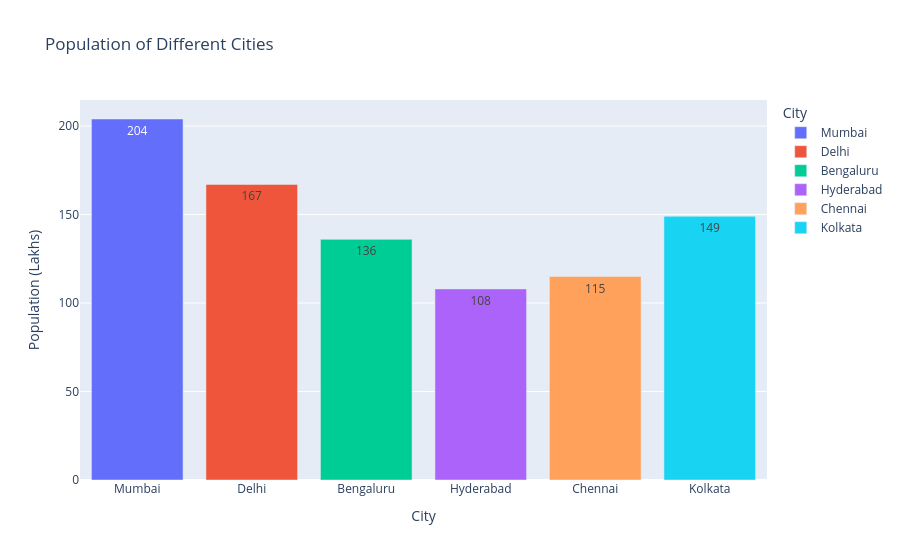

The cell this chart's notebook holds for it:
### Code cell
import pandas as pd
import plotly.express as px

data = {'City': ['Mumbai', 'Delhi', 'Bengaluru', 'Hyderabad', 'Chennai', 'Kolkata'],
        'Population (Lakhs)': [204, 167, 136, 108, 115, 149]}
df = pd.DataFrame(data)

fig = px.bar(df, x='City', y='Population (Lakhs)', color='City',
             title='Population of Different Cities', text='Population (Lakhs)')
fig.show()

### Figure 1 — Plotly figure (JSON) as saved in the notebook; plotly's stock layout.template omitted (floating-point values rounded to 4 significant figures)
{"data": [{"hovertemplate": "City=%{x}<br>Population (Lakhs)=%{text}<extra></extra>", "legendgroup": "Mumbai", "marker": {"color": "#636efa", "pattern": {"shape": ""}}, "name": "Mumbai", "orientation": "v", "showlegend": true, "text": [204.0], "textposition": "auto", "type": "bar", "x": ["Mumbai"], "xaxis": "x", "y": [204], "yaxis": "y"}, {"hovertemplate": "City=%{x}<br>Population (Lakhs)=%{text}<extra></extra>", "legendgroup": "Delhi", "marker": {"color": "#EF553B", "pattern": {"shape": ""}}, "name": "Delhi", "orientation": "v", "showlegend": true, "text": [167.0], "textposition": "auto", "type": "bar", "x": ["Delhi"], "xaxis": "x", "y": [167], "yaxis": "y"}, {"hovertemplate": "City=%{x}<br>Population (Lakhs)=%{text}<extra></extra>", "legendgroup": "Bengaluru", "marker": {"color": "#00cc96", "pattern": {"shape": ""}}, "name": "Bengaluru", "orientation": "v", "showlegend": true, "text": [136.0], "textposition": "auto", "type": "bar", "x": ["Bengaluru"], "xaxis": "x", "y": [136], "yaxis": "y"}, {"hovertemplate": "City=%{x}<br>Population (Lakhs)=%{text}<extra></extra>", "legendgroup": "Hyderabad", "marker": {"color": "#ab63fa", "pattern": {"shape": ""}}, "name": "Hyderabad", "orientation": "v", "showlegend": true, "text": [108.0], "textposition": "auto", "type": "bar", "x": ["Hyderabad"], "xaxis": "x", "y": [108], "yaxis": "y"}, {"hovertemplate": "City=%{x}<br>Population (Lakhs)=%{text}<extra></extra>", "legendgroup": "Chennai", "marker": {"color": "#FFA15A", "pattern": {"shape": ""}}, "name": "Chennai", "orientation": "v", "showlegend": true, "text": [115.0], "textposition": "auto", "type": "bar", "x": ["Chennai"], "xaxis": "x", "y": [115], "yaxis": "y"}, {"hovertemplate": "City=%{x}<br>Population (Lakhs)=%{text}<extra></extra>", "legendgroup": "Kolkata", "marker": {"color": "#19d3f3", "pattern": {"shape": ""}}, "name": "Kolkata", "orientation": "v", "showlegend": true, "text": [149.0], "textposition": "auto", "type": "bar", "x": ["Kolkata"], "xaxis": "x", "y": [149], "yaxis": "y"}], "layout": {"barmode": "relative", "legend": {"title": {"text": "City"}, "tracegroupgap": 0}, "title": {"text": "Population of Different Cities"}, "xaxis": {"anchor": "y", "categoryarray": ["Mumbai", "Delhi", "Bengaluru", "Hyderabad", "Chennai", "Kolkata"], "categoryorder": "array", "domain": [0, 1], "title": {"text": "City"}}, "yaxis": {"anchor": "x", "domain": [0, 1], "title": {"text": "Population (Lakhs)"}}}}
